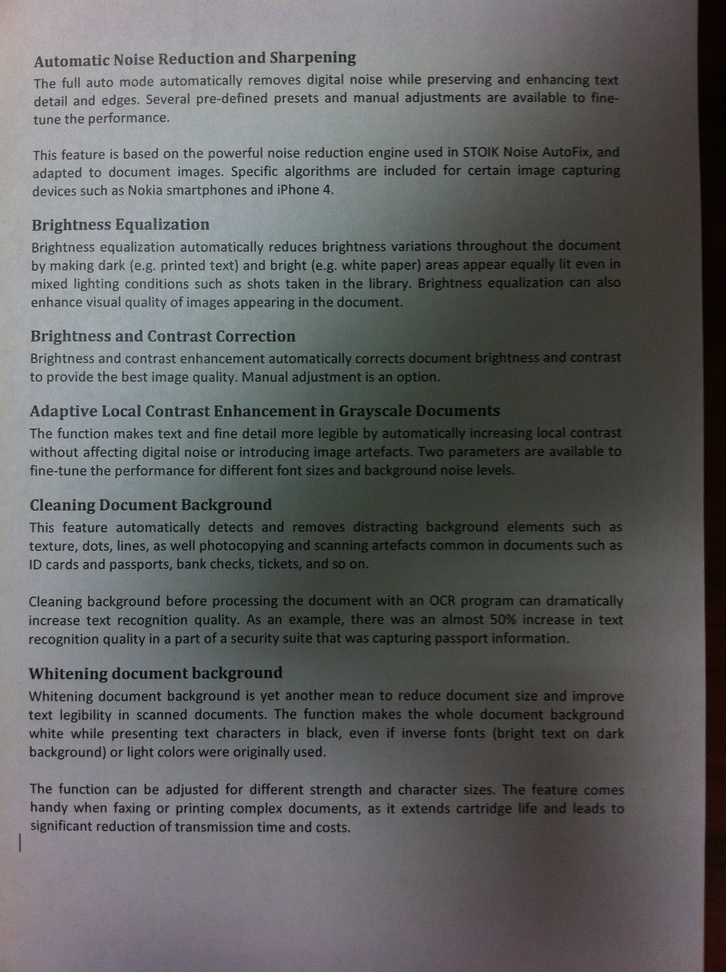
%> input picture Imagenes/document.jpg, 726 x 972 px, shrunk from 1936 x 2592 before the run
$ octave clase_15_im_binarzacion_.m   (GNU Octave 9; MATLAB toolbox functions it lacks are replaced by stand-ins)
%> lines starting %> are read from the running program, lines starting %| are printed output that depends on the picture; in (x1, y1, x2, y2) boxes, pixels count from 0 and x2, y2 are one past the last pixel; in counts of white or black regions, pixels touching at a corner belong together; the program's own positions count from 1
clear all
close all
clc
img = imread('document.jpg');
%> img is the input picture: size 972x726x3 uint8; mean R, G, B 98.4, 99.3, 99.1
img = rgb2gray(img);
%> img: size 972x726 uint8
figure(1)
imshow(img)
%% Umbralizaci髇
umbral = .3;
img_bn = im2bw(img, umbral);
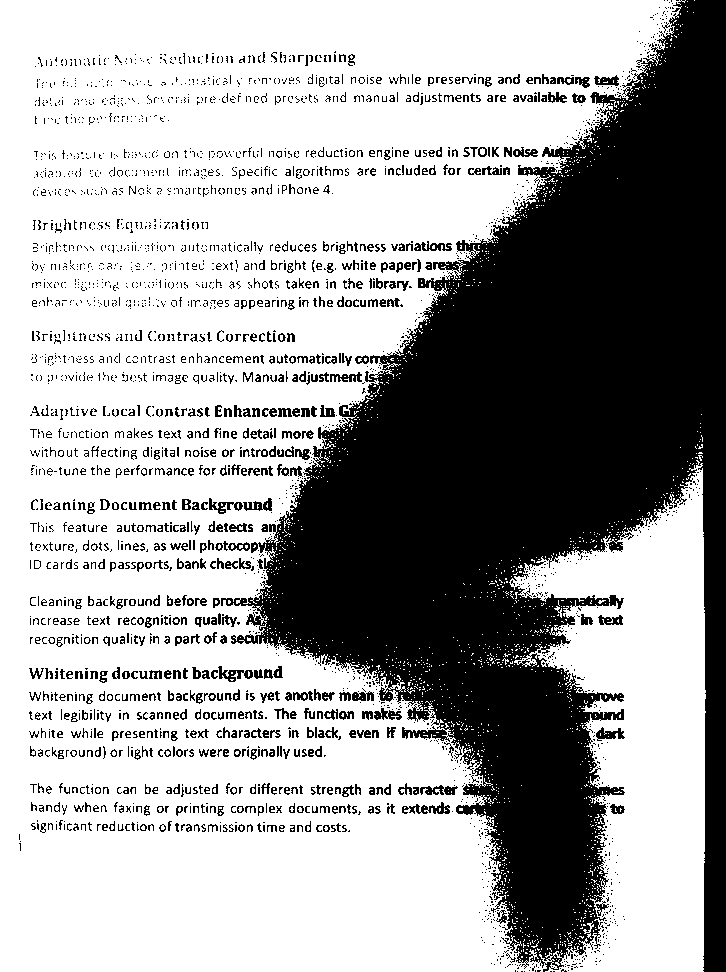
%> img_bn: size 972x726 logical; 64.4% white; 2952 black regions (2283 under 20 px), largest, box (x1, y1, x2, y2) and area: (221, 0, 726, 972) 216543, (402, 802, 450, 814) 279, (218, 666, 253, 682) 241
figure(2)
imshow(img_bn)

%% Binarizacion con imbinarize()
img_bn_mn = imbinarize(img, 'adaptive', 'ForegroundPolarity', 'dark', 'Sensitivity', 0.4);
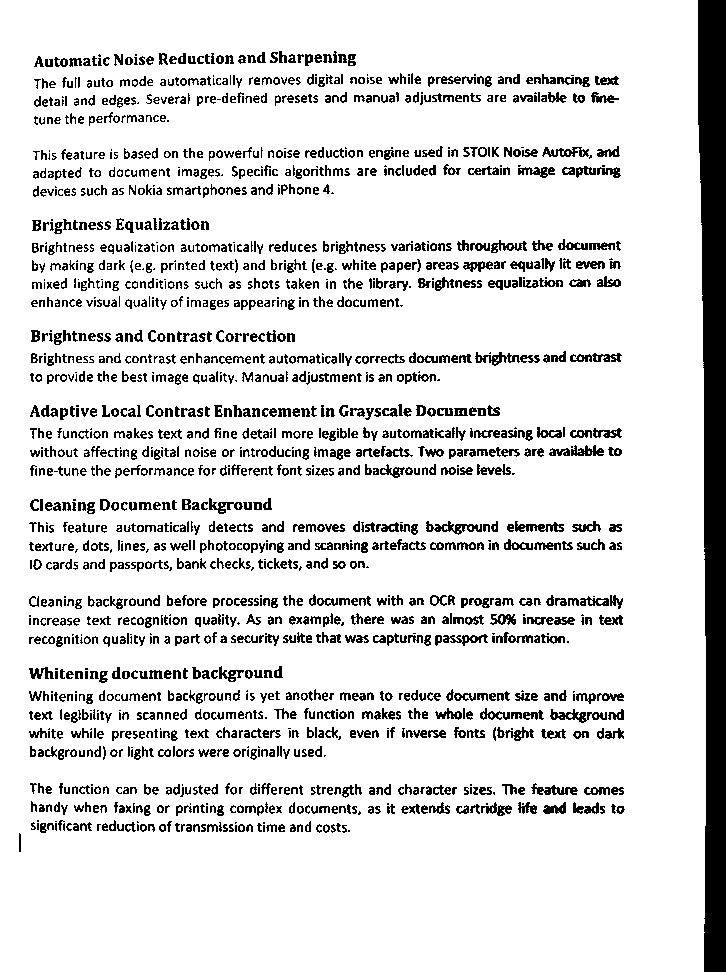
%> img_bn_mn: size 972x726 logical; 87% white; 1883 black regions (365 under 20 px), largest, box (x1, y1, x2, y2) and area: (698, 0, 726, 972) 22172, (550, 709, 607, 723) 338, (426, 521, 482, 535) 329
figure(3)
imshow(not(img_bn_mn))

$ run again, with Imagenes/ajuste_imagen.jpg copied over Imagenes/document.jpg
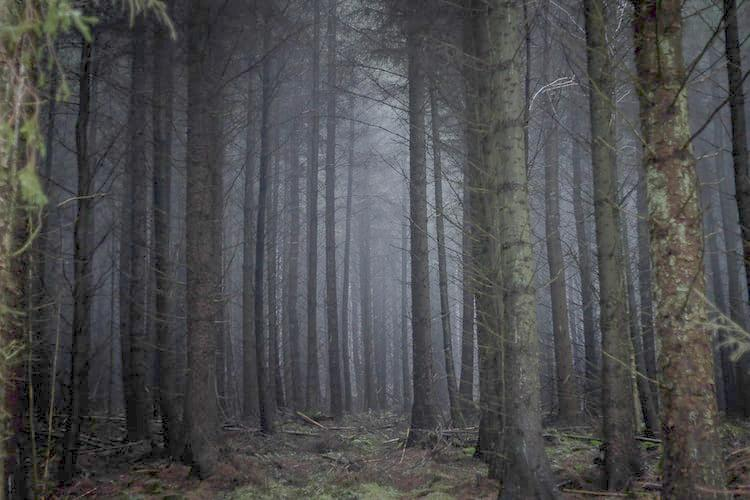
%> input picture Imagenes/ajuste_imagen.jpg, 750 x 500 px
%> img is the input picture: size 500x750x3 uint8; mean R, G, B 76.7, 77, 78.4
%> img: size 500x750 uint8
%> `img_bn = im2bw(img, umbral);`:
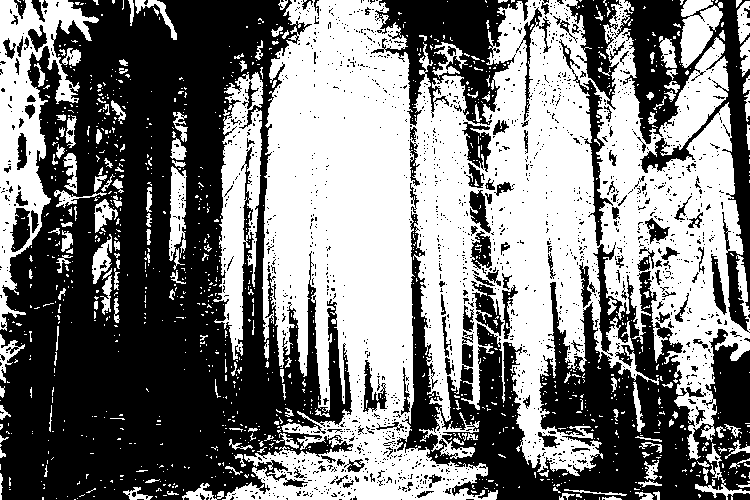
%> img_bn: size 500x750 logical; 48.7% white; 1259 white regions (1097 under 20 px), largest, box (x1, y1, x2, y2) and area: (222, 0, 750, 500) 145504, (0, 0, 99, 331) 10443, (213, 72, 263, 360) 7131
%> `img_bn_mn = imbinarize(img, 'adaptive', 'ForegroundPolarity', 'dark', ..`:
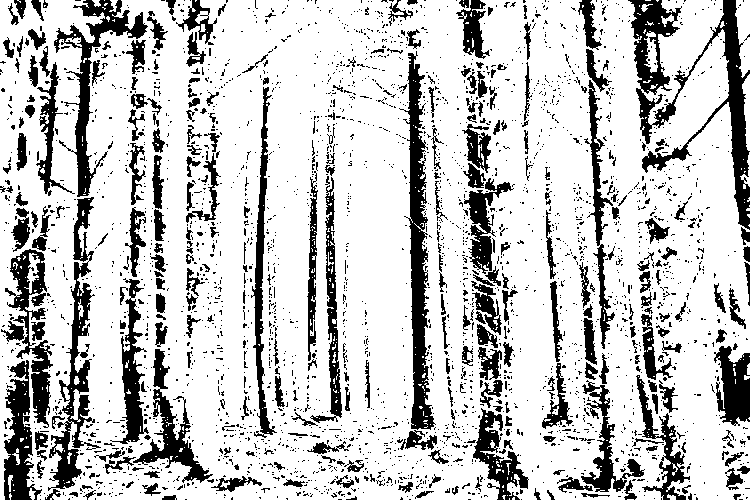
%> img_bn_mn: size 500x750 logical; 77.7% white; 2903 black regions (2592 under 20 px), largest, box (x1, y1, x2, y2) and area: (628, 0, 750, 230) 7098, (399, 51, 436, 430) 4990, (48, 197, 101, 491) 3904

$ run again, with Imagenes/avellanas.jpg copied over Imagenes/document.jpg
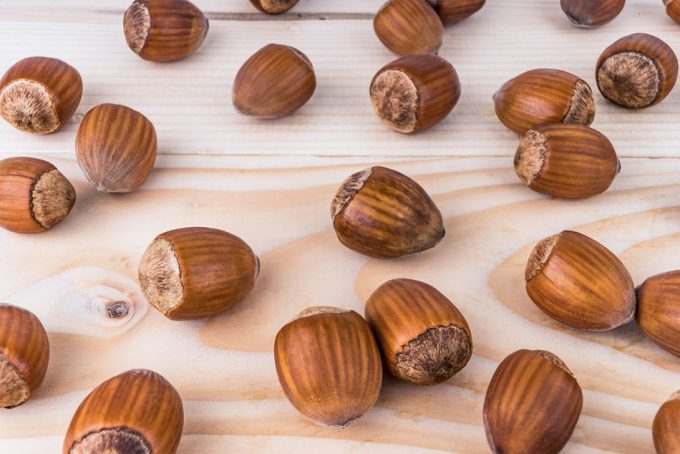
%> input picture Imagenes/avellanas.jpg, 680 x 454 px
%> img is the input picture: size 454x680x3 uint8; mean R, G, B 192.2, 154.7, 137
%> img: size 454x680 uint8
%> `img_bn = im2bw(img, umbral);`:
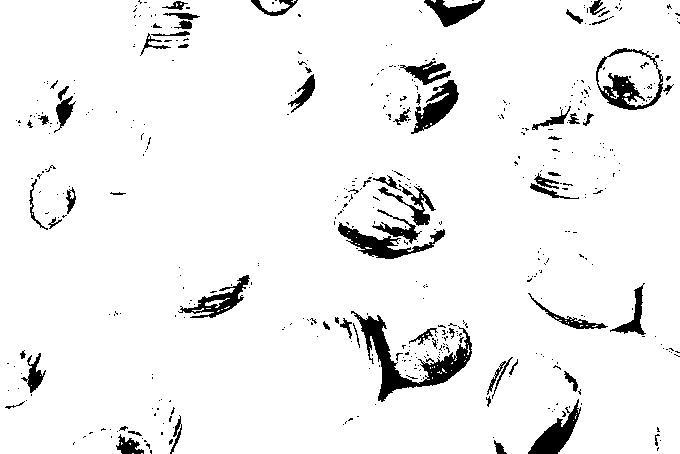
%> img_bn: size 454x680 logical; 94.2% white; 473 black regions (405 under 20 px), largest, box (x1, y1, x2, y2) and area: (351, 311, 472, 402) 2655, (338, 222, 445, 259) 1235, (596, 48, 663, 110) 1219
%> `img_bn_mn = imbinarize(img, 'adaptive', 'ForegroundPolarity', 'dark', ..`:
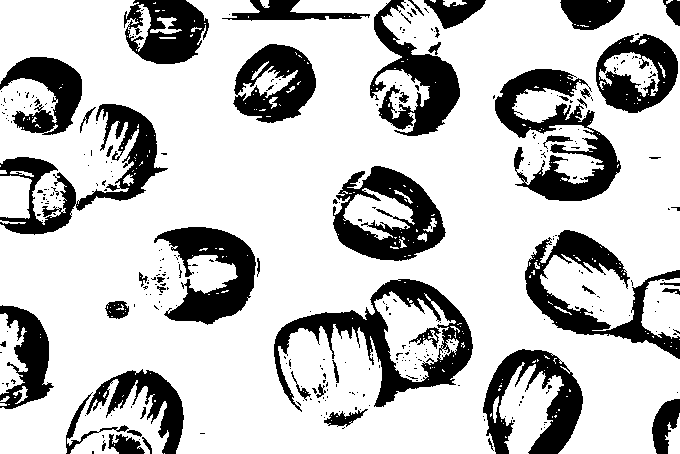
%> img_bn_mn: size 454x680 logical; 76.1% white; 339 black regions (287 under 20 px), largest, box (x1, y1, x2, y2) and area: (274, 279, 473, 412) 7169, (495, 69, 621, 201) 6247, (525, 230, 680, 359) 5633
